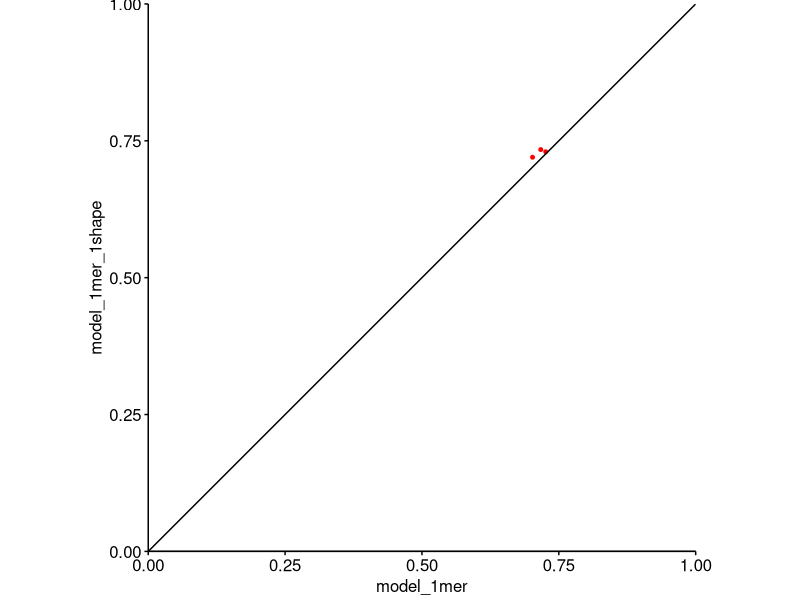
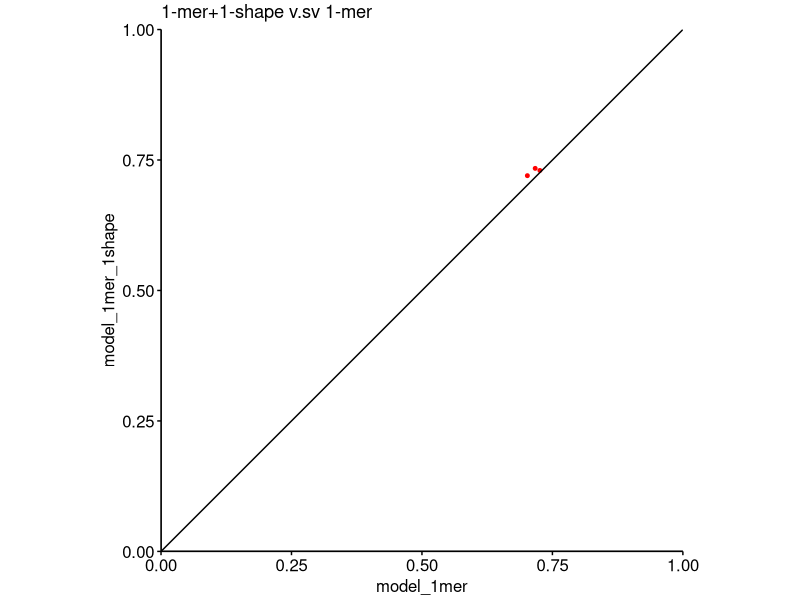

Generate these figures, in order, with R:
#install.packages("ggplot2")
#install.packages("grid")
library(ggplot2)
library(grid)

## Theme
my.theme <- theme(
    plot.margin = unit(c(0.1, 0.5, 0.1, 0.1), "cm"),
    axis.text = element_text(colour="black", size=12),
    axis.title.x = element_text(colour="black", size=12),
    axis.title.y = element_text(colour="black", size=12),
    panel.grid.major = element_blank(),
    panel.grid.minor = element_blank(),
    panel.background = element_blank(),
    axis.line = element_line(colour = "black"),
    axis.ticks = element_line(colour = "black")
)

## Comparison of the R^2,(1-mer + 1-shape) model v.s. (1-mer) model
model_1mer <- c(0.717, 0.702, 0.726)
model_1mer_1shape <- c(0.734, 0.720, 0.730)

## Ploting
bp <- ggplot() +
    geom_point(aes(x = model_1mer, y = model_1mer_1shape), color = "red", size=1) +
    geom_abline(slope=1) + geom_vline(xintercept=0) + geom_hline(yintercept=0) +
    coord_fixed(ratio = 1, xlim = c(0,1), ylim = c(0,1)) +
    scale_x_continuous(expand = c(0, 0)) + scale_y_continuous(expand = c(0, 0)) +
    my.theme  
bp
bp + ggtitle("1-mer+1-shape v.sv 1-mer")
